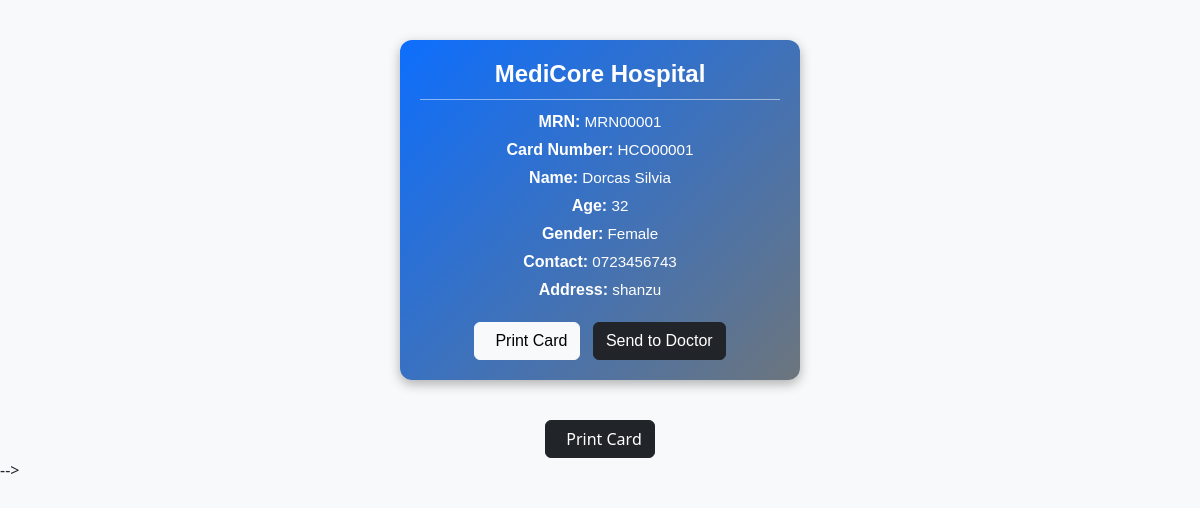
The app's page /print_card/24 with its own data.
### tables this page shows
CREATE TABLE patients (
    id INTEGER PRIMARY KEY AUTOINCREMENT,
    name TEXT NOT NULL,
    age INTEGER NOT NULL,
    gender TEXT NOT NULL,
    contact TEXT NOT NULL,
    address TEXT NOT NULL,
    symptoms TEXT,
    diagnosis TEXT,
    lab_results TEXT,
    prescribed_medicine TEXT,
    bill_amount REAL
, is_active INTEGER DEFAULT 1, admission_status TEXT DEFAULT 'outpatient', labor_status TEXT DEFAULT 'none', first_name TEXT, last_name TEXT, created_at TEXT, status TEXT DEFAULT 'draft', updated_at TEXT, card_number TEXT, medical_record_number TEXT, prescriptions TEXT, tests_ordered TEXT, billing_amount REAL);

### app.py (the view)
@app.route('/print_card/<int:patient_id>')
def print_card(patient_id):
    db = get_db()
    patient = db.execute("SELECT * FROM patients WHERE id = ?", (patient_id,)).fetchone()
    if not patient:
        flash("Patient not found.", "danger")
        return redirect(url_for('register'))
    return render_template('patient_card.html', patient=patient)

### app.py (called while the page is built)
def get_db():
    conn = sqlite3.connect('hospital.db')
    conn.row_factory = sqlite3.Row
    return conn

### templates/patient_card.html (shortened to what this page needs)
<!DOCTYPE html>
<html lang="en">
<head>
  <link href="https://cdn.jsdelivr.net/npm/bootstrap@5.3.0/dist/css/bootstrap.min.css" rel="stylesheet">
</head>
<body>
  <div class="id-card">
    <h4>MediCore Hospital</h4>
    <div class="divider"></div>
    <p><strong>MRN:</strong> {{ patient.medical_record_number }}</p>
    <p><strong>Card Number:</strong> {{ patient.card_number }}</p>
    <p><strong>Name:</strong> {{ patient.first_name }} {{ patient.last_name }}</p>
    <p><strong>Age:</strong> {{ patient.age }}</p>
    <p><strong>Gender:</strong> {{ patient.gender }}</p>
    <p><strong>Contact:</strong> {{ patient.contact }}</p>
    <p><strong>Address:</strong> {{ patient.address }}</p>
    <div class="action-buttons">
      <button onclick="window.print()" class="btn btn-light me-2">
         Print Card
      </button>
      <a href="{{ url_for('doctor') }}" class="btn btn-dark">Send to Doctor</a>
    </div>
  </div>
</body>
</html>
  <div class="text-center">
    <button class="btn btn-dark print-btn" onclick="window.print()">
       Print Card
    </button>
  </div>
</body>
</html> -->

### templates/patient_card.html (style rules this page uses)
body { background-color: #f8f9fa; }
.id-card { width: 400px; border-radius: 12px; background: linear-gradient(135deg, #0d6efd, #6c757d); color: white; padding: 20px; box-shadow: 0 4px 12px rgba(0,0,0,0.3); margin: 40px auto; text-align: center; font-family: Arial, sans-serif; }
.id-card h4 { margin-bottom: 10px; font-weight: bold; }
.id-card .divider { border-top: 1px solid rgba(255,255,255,0.5); margin: 10px 0; }
.id-card p { margin: 4px 0; font-size: 0.95rem; }
.id-card strong { font-size: 1rem; }
.action-buttons { margin-top: 20px; }

### records on screen
patients: medical_record_number "MRN00001", card_number "HCO00001", first_name "Dorcas", last_name "Silvia", age "32", gender "Female", contact "0723456743", address "shanzu"
